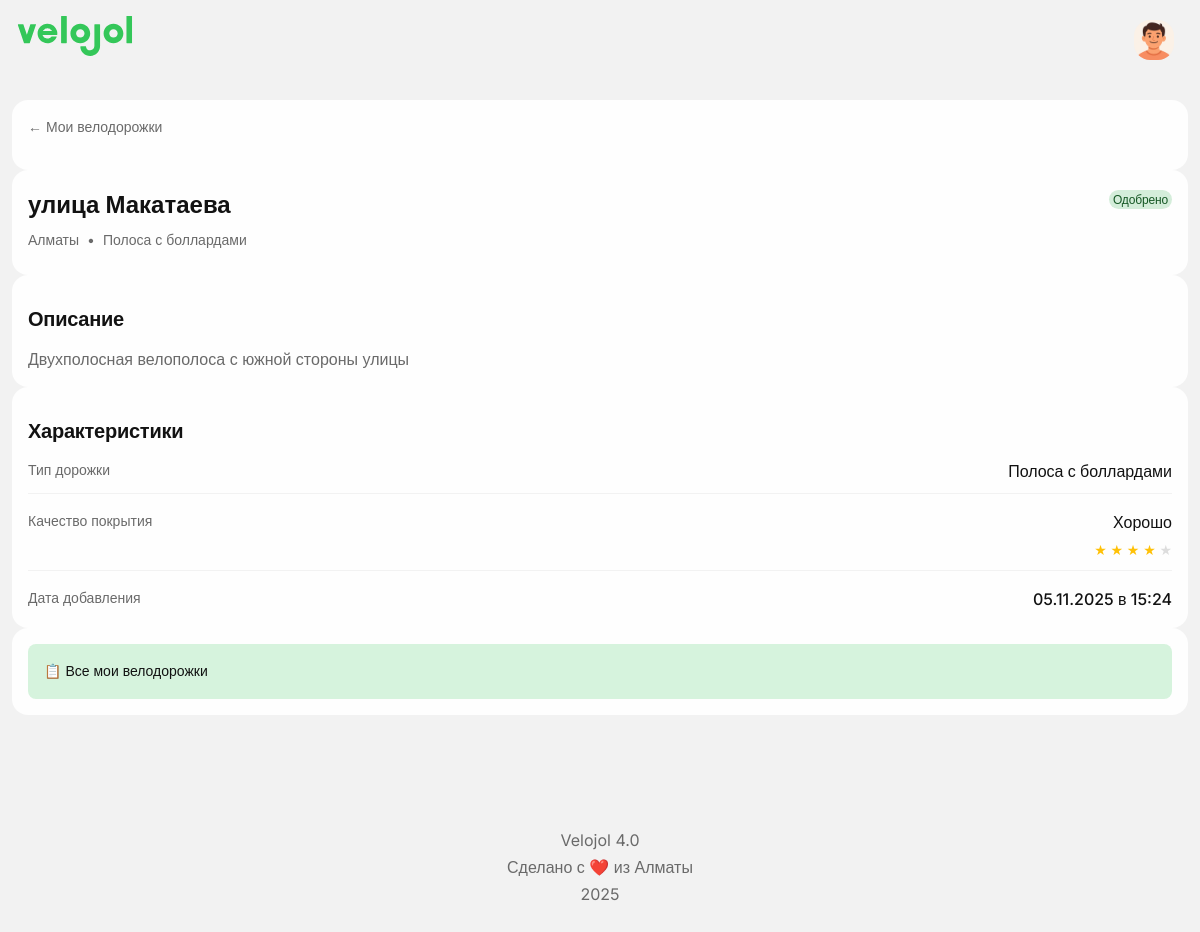
/auth/bikelane/1 (signed in), run on the app's committed database.
### app/models/bikelane.py (models this page shows, shortened)
class BikeLane(db.Model):
    __tablename__ = 'bikelanes'
    id = db.Column(db.Integer, primary_key=True)
    title = db.Column(db.String(200), nullable=False)
    description = db.Column(db.Text, nullable=False)
    city_id = db.Column(db.Integer, db.ForeignKey('cities.id'), nullable=True)
    city = db.Column(db.String(100), nullable=False)
    geometry = db.Column(db.Text, nullable=False)
    track_type = db.Column(db.String(50), nullable=False)
    quality = db.Column(db.Integer, nullable=False)
    has_parking = db.Column(db.Boolean, default=False, nullable=False)
    has_markings = db.Column(db.Boolean, default=False, nullable=False)
    has_signs = db.Column(db.Boolean, default=False, nullable=False)
    overall_quality = db.Column(db.Integer, nullable=True)
    photos = db.Column(db.Text, default='[]')
    videos = db.Column(db.Text, default='[]')
    status = db.Column(db.Enum('pending', 'approved', 'rejected', name='bikelane_status'),
                      default='pending', nullable=False)
    score = db.Column(db.Integer, default=0)
    admin_comment = db.Column(db.Text, nullable=True)
    moderated_at = db.Column(db.DateTime, nullable=True)
    moderated_by = db.Column(db.Integer, db.ForeignKey('users.id'), nullable=True)
    created_at = db.Column(db.DateTime, default=datetime.utcnow, nullable=False)
    updated_at = db.Column(db.DateTime, default=datetime.utcnow, onupdate=datetime.utcnow)
    user_id = db.Column(db.Integer, db.ForeignKey('users.id'), nullable=True)
    moderator = db.relationship('User', foreign_keys=[moderated_by], backref='moderated_bikelanes')
    @property
    def city_display(self):
        if hasattr(self, 'city_obj') and self.city_obj:
            return self.city_obj.name
        import json
        import os
        from flask import current_app
        try:
            cities_path = os.path.join(current_app.static_folder, 'data', 'cities.json')
            with open(cities_path, 'r', encoding='utf-8') as f:
                cities_data = json.load(f)
            for city in cities_data.get('cities', []):
                if city.get('id') == self.city:
                    return city.get('name', self.city)
        except (FileNotFoundError, json.JSONDecodeError, Exception):
            pass
        return self.city
    @property
    def track_type_display(self):
        track_type_names = {
            'lane': 'Полоса',
            'bollards': 'Полоса с боллардами',
            'separated': 'Обособленная велодорожка',
            'shared': 'Вело-пешеходная дорожка'
        }
        return track_type_names.get(self.track_type, self.track_type)
    @property
    def quality_display(self):
        quality_names = {
            1: 'Ужасно',
            2: 'Плохо',
            3: 'Средне',
            4: 'Хорошо',
            5: 'Отлично'
        }
        return quality_names.get(self.quality, 'Не указано')
    @property
    def status_display(self):
        status_names = {
            'pending': 'На модерации',
            'approved': 'Одобрено',
            'rejected': 'Отклонено'
        }
        return status_names.get(self.status, self.status)

### app/routes/auth.py (the view)
@bp.route('/bikelane/<int:bikelane_id>')
@login_required
def view_bikelane(bikelane_id):
    from app.models.bikelane import BikeLane
    bikelane = BikeLane.query.get_or_404(bikelane_id)
    if bikelane.user_id != current_user.id:
        flash('У вас нет доступа к этой велодорожке', 'error')
        return redirect(url_for('auth.my_bikelanes'))
    return render_template('auth/view_bikelane.html', bikelane=bikelane)

### app/models/user.py (called while the page is built, shortened)
    @property
    def display_avatar(self):
        print(f"DEBUG: display_avatar called, avatar_url = {self.avatar_url}")
        default_url = url_for('static', filename='img/avatar-placeholder.jpg')
        print(f"DEBUG: Using default avatar: {default_url}")
        return default_url

### app/templates/auth/view_bikelane.html (shortened to what this page needs)
{% extends "base.html" %}
{% block head %}
<link rel="stylesheet" href="https://unpkg.com/leaflet@1.9.4/dist/leaflet.css" />
{% endblock %}
{% block content %}
<div class="profile-container">
    <div class="island">
        <div class="navigation-header">
            <a href="{{ url_for('auth.my_bikelanes') }}" class="nav-back">
                <span class="secondary100">← Мои велодорожки</span>
            </a>
        </div>
    </div>
    <div class="island">
        <div class="bikelane-header">
            <div class="bikelane-title-section">
                <h1 class="prime100">{{ bikelane.title }}</h1>
                <div class="bikelane-meta">
                    <span class="secondary100">{{ bikelane.city_display }}</span>
                    <span class="dot">•</span>
                    <span class="secondary100">{{ bikelane.track_type_display }}</span>
                </div>
            </div>
            <div class="status-section">
                <span class="status-badge status-{{ bikelane.status }}">
                    {{ bikelane.status_display }}
                </span>
            </div>
        </div>
    </div>
    <div class="island">
        <h3 class="prime100 island_heading">Описание</h3>
        <p class="secondary100" style="line-height: 1.5;">{{ bikelane.description }}</p>
    </div>
    <div class="island">
        <h3 class="prime100 island_heading">Характеристики</h3>
        <div class="characteristics-grid">
            <div class="char-item">
                <div class="char-label secondary100">Тип дорожки</div>
                <div class="char-value prime100">{{ bikelane.track_type_display }}</div>
            </div>
            <div class="char-item">
                <div class="char-label secondary100">Качество покрытия</div>
                <div class="char-value prime100">
                    {{ bikelane.quality_display }}
                    <div class="quality-stars">
                        {% for i in range(1, 6) %}
                            <span class="star {% if i <= bikelane.quality %}filled{% endif %}">★</span>
                        {% endfor %}
                    </div>
                </div>
            </div>
            <div class="char-item">
                <div class="char-label secondary100">Дата добавления</div>
                <div class="char-value prime100">{{ bikelane.created_at.strftime('%d.%m.%Y в %H:%M') }}</div>
            </div>
        </div>
    </div>
    <div class="island">
        <div class="actions-grid">
            <a href="{{ url_for('auth.my_bikelanes') }}" class="action-button secondary-button">
                <span>📋 Все мои велодорожки</span>
            </a>
        </div>
    </div>
</div>
{% endblock %}

### app/static/css/typo.css (style rules this page uses)
body, textarea { font-family: 'Inter', sans-serif; line-height: 1.6; }
h1, h2, h3, h4, h5, h6 { font-weight: 700; }
h3 { font-size: 20px; line-height: 24px; letter-spacing: -0.25px; }
p, input, button, .cell, textarea { font-size: var(--spacer-m); line-height: 120%; }

### app/static/css/colors.css (style rules this page uses)
:root { --bg1: #FEFEFE; --bg3 : #F2F2F2; --bg4 :#E6E6E6; --prime100: #121212; --secondary20:rgba(106, 106, 106, 0.2); --secondary30:rgba(106, 106, 106, 0.3); --secondary40:rgba(106, 106, 106, 0.4); --secondary100:#6A6A6A; --accent80: #D6F3DD; --accent100:#34C759; --accent200:#2AA248; --prime_invert100:#fefefe; }
.prime100 { color: var(--prime100) !important; }
.secondary100 { color: var(--secondary100); }

### app/static/css/main.css (style rules this page uses)
* { box-sizing: border-box; --spacer-xs:4px; --spacer-s:8px; --spacer-sm:12px; --spacer-m: 16px; --spacer-l: 24px; --spacer-xl: 32px; --spacer-xxl:48px; --spacer-xxxl:64px; --spacer-80:80px; --spacer-100: 100px }
body { background-color: var(--bg3); }
.island { background-color: var(--bg1); border-radius: var(--spacer-m); padding: var(--spacer-m); }
.island_heading { padding-top: var(--spacer-m); padding-bottom: var(--spacer-m); }
.bikelane-header { display: flex; justify-content: space-between; align-items: flex-start; margin-bottom: var(--spacer-s); }
.bikelane-meta { font-size: 14px; color: var(--secondary100); }
.navigation-header { margin-bottom: var(--spacer-m); }
.nav-back { display: flex; align-items: center; gap: var(--spacer-s); color: var(--secondary100); text-decoration: none; font-size: 14px; }
.bikelane-title-section h1 { font-size: 24px; font-weight: 600; margin-bottom: var(--spacer-xs); }
.bikelane-meta { display: flex; align-items: center; gap: var(--spacer-s); font-size: 14px; }
.dot { color: var(--secondary100); }
.characteristics-grid { display: grid; gap: var(--spacer-m); }
.char-item { display: flex; justify-content: space-between; align-items: flex-start; padding-bottom: var(--spacer-s); border-bottom: 1px solid var(--bg3); }
.char-item:last-child { border-bottom: none; padding-bottom: 0; }
.char-label { font-size: 14px; color: var(--secondary100); }
.char-value { font-weight: 500; text-align: right; }
.quality-stars { margin-top: var(--spacer-xs); font-size: 14px; }
.star { color: #ddd; }
.star.filled { color: #ffc107; }
.actions-grid { display: flex; flex-direction: column; gap: var(--spacer-s); }
.action-button { display: flex; align-items: center; gap: var(--spacer-s); padding: var(--spacer-m); border: none; border-radius: var(--spacer-s); background: var(--bg3); color: var(--prime100); text-decoration: none; cursor: pointer; transition: background-color 0.2s ease; font-size: 14px; font-family: inherit; }
.secondary-button { background: var(--accent80); color: var(--prime100); }

### app/static/css/button.css (style rules this page uses)
a { text-decoration: none; }

### app/static/css/badges.css (style rules this page uses)
.status-badge { padding: 2px 4px; border-radius: 16px; font-size: 12px; line-height: 15px; font-weight: 500; letter-spacing: -0.15px; }
.status-approved { background: #d4edda; color: #155724; }

### app/static/css/profile.css (style rules this page uses)
.profile-container { padding-left: var(--spacer-sm); padding-right: var(--spacer-sm); }

### data on the page
BikeLane: title "улица Макатаева", city_display "Алматы", track_type_display "Полоса с боллардами", status_display "Одобрено", description "Двухполосная велополоса с южной стороны улицы", quality_display "Хорошо", created_at "05.11.2025 в 15:24"
